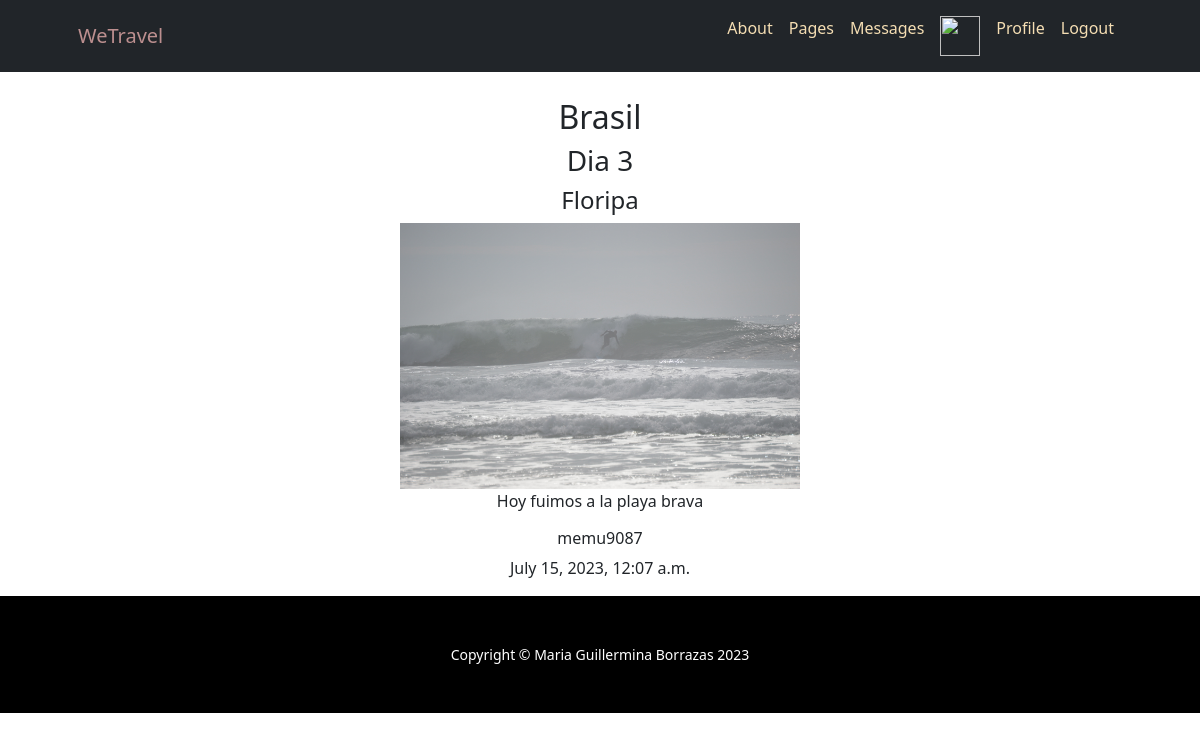
/pages/6, run on the app's committed database.
### AppGeneral/models.py (models this page shows, shortened)
class Blog(models.Model):
    pais = models.CharField(max_length=100)
    titulo = models.CharField(max_length=200)
    subtitulo = models.CharField(max_length=200)
    cuerpo = models.TextField()
    autor = models.ForeignKey(User, on_delete=models.CASCADE)
    fecha = models.DateTimeField(auto_now_add=True)
    imagen = models.ImageField(null=True, blank=True, upload_to="imagenes")

### AppGeneral/views.py (the view)
# urls.py: path('pages/<id>', verBlog, name='blog_ver'),
def verBlog(request, id):
    blog = Blog.objects.get(id = id)
    avatar = getavatar(request)
    return render(request, 'AppGeneral/blog.html', {'blog': blog, 'avatar': avatar})

### AppGeneral/templates/AppGeneral/blog.html (shortened to what this page needs)
<div>
    {% extends "AppGeneral/inicio.html" %}
    {% load static %}
    {% block contenidoQueCambia %}
        <div class="container text-center" style="padding-top: 50px">
            <br>
            <br>
            <h2>{{ blog.pais }}</h2>
            <h3>{{ blog.titulo }}</h3>
            <h4>{{ blog.subtitulo }}</h4>
            <img src="{{blog.imagen.url}}" width="400px">
            <p>{{ blog.cuerpo }}</p>
            <h6>{{ blog.autor }}</h6>
            <p>{{ blog.fecha }}</p>
        </div>
    {% endblock %}

### data on the page
Blog: pais "Brasil", titulo "Dia 3", subtitulo "Floripa", imagen (picture), cuerpo "Hoy fuimos a la playa brava", autor "memu9087", fecha "July 15, 2023, 12:07 a.m."
